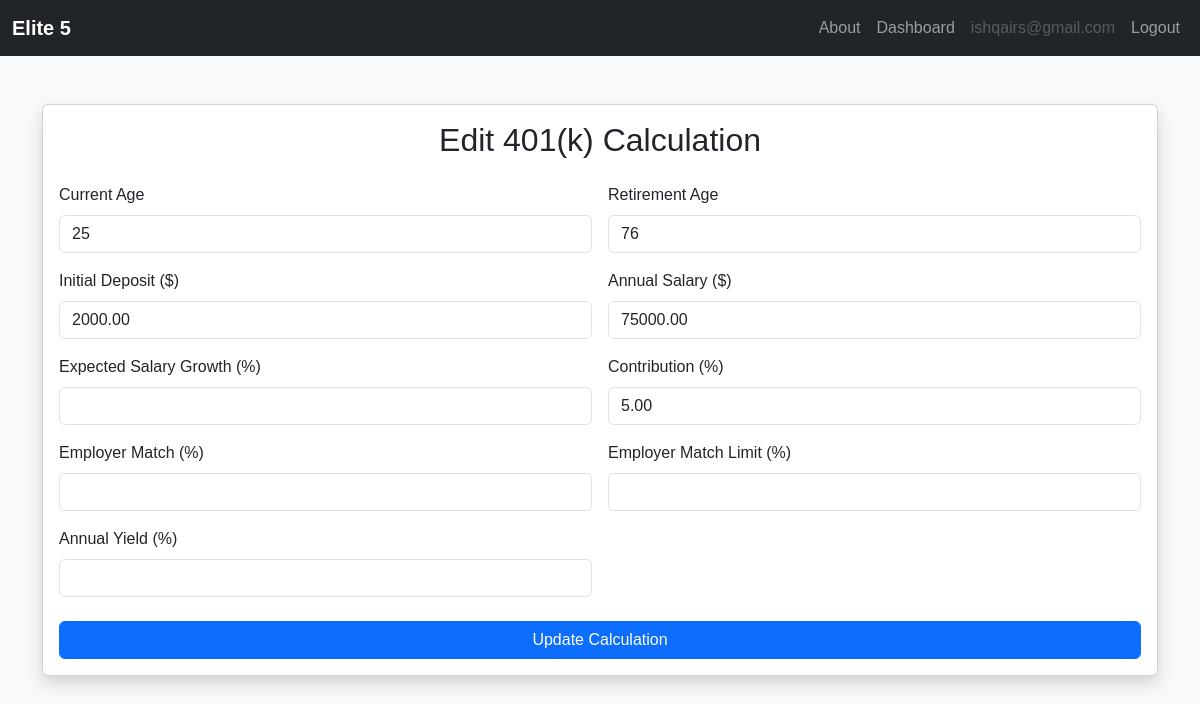
The app's page /401k-history/edit/76/ (signed in) with its own data.
### main/models.py (models this page shows, shortened)
class RetirementCalculation(models.Model):
    user = models.ForeignKey(User, on_delete=models.CASCADE)
    created_at = models.DateTimeField(auto_now_add=True)
    current_age = models.IntegerField()
    retirement_age = models.IntegerField()
    projected_balance = models.DecimalField(max_digits=12, decimal_places=2)
    init_deposit = models.DecimalField(max_digits=10, decimal_places=2)
    salary = models.DecimalField(max_digits=10, decimal_places=2)
    contribution = models.DecimalField(max_digits=5, decimal_places=2)
    total_employee_contrib = models.DecimalField(max_digits=12, decimal_places=2, default=0)
    total_employer_contrib = models.DecimalField(max_digits=12, decimal_places=2, default=0)

### main/views.py (the view, shortened to what this page needs)
# urls.py: path("401k-history/edit/<int:pk>/", views.edit_retirement_entry, name="edit_401k"),
@login_required
def edit_retirement_entry(request, pk):
    entry = get_object_or_404(RetirementCalculation, pk=pk, user=request.user)
    return render(request, 'main/edit_401k.html', {'entry': entry})

### main/templates/main/edit_401k.html (shortened to what this page needs)
{% extends "main/base.html" %}
{% block content %}
<div class="container py-5">
  <div class="card shadow">
    <div class="card-body">
      <h2 class="text-center mb-4">Edit 401(k) Calculation</h2>
      <form method="post">
        <div class="row g-3">
          <div class="col-md-6">
            <label for="current_age" class="form-label">Current Age</label>
            <input type="number" name="current_age" id="current_age" class="form-control" value="{{ entry.current_age }}" required>
          </div>
          <div class="col-md-6">
            <label for="retirement_age" class="form-label">Retirement Age</label>
            <input type="number" name="retirement_age" id="retirement_age" class="form-control" value="{{ entry.retirement_age }}" required>
          </div>
          <div class="col-md-6">
            <label for="init_deposit" class="form-label">Initial Deposit ($)</label>
            <input type="number" name="init_deposit" id="init_deposit" class="form-control" value="{{ entry.init_deposit }}" required>
          </div>
          <div class="col-md-6">
            <label for="salary" class="form-label">Annual Salary ($)</label>
            <input type="number" name="salary" id="salary" class="form-control" value="{{ entry.salary }}" required>
          </div>
          <div class="col-md-6">
            <label for="salary_growth_percent" class="form-label">Expected Salary Growth (%)</label>
            <input type="number" step="0.01" name="salary_growth_percent" id="salary_growth_percent" class="form-control" value="{{ entry.salary_growth }}" required>
          </div>
          <div class="col-md-6">
            <label for="contribution_percent" class="form-label">Contribution (%)</label>
            <input type="number" step="0.01" name="contribution_percent" id="contribution_percent" class="form-control" value="{{ entry.contribution }}" required>
          </div>
          <div class="col-md-6">
            <label for="employer_match_percent" class="form-label">Employer Match (%)</label>
            <input type="number" step="0.01" name="employer_match_percent" id="employer_match_percent" class="form-control" value="{{ entry.employer_match_percent|default_if_none:0 }}" required>
          </div>
          <div class="col-md-6">
            <label for="employer_match_limit" class="form-label">Employer Match Limit (%)</label>
            <input type="number" step="0.01" name="employer_match_limit" id="employer_match_limit" class="form-control" value="{{ entry.employer_match_limit|default_if_none:0 }}" required>
          </div>
          <div class="col-md-6">
            <label for="annual_yield" class="form-label">Annual Yield (%)</label>
            <input type="number" step="0.01" name="annual_yield" id="annual_yield" class="form-control" value="{{ entry.yield_rate }}" required>
          </div>
        </div>
        <button type="submit" class="btn btn-primary mt-4 w-100">Update Calculation</button>
      </form>
    </div>
  </div>
</div>
{% endblock %}

### main/templates/main/base.html (shortened to what this page needs)
{% load static %}
<!DOCTYPE html>
<html lang="en">
<head>
    <link href="https://cdn.jsdelivr.net/npm/bootstrap@5.3.2/dist/css/bootstrap.min.css" rel="stylesheet">
</head>
<body>
    <nav class="navbar navbar-expand-lg navbar-dark bg-dark">
        <div class="container-fluid">
            <a class="navbar-brand" href="{% url 'landing' %}">
                {{ APPNAME|default:"Elite 5" }}
            </a>
            <div class="collapse navbar-collapse justify-content-end" id="navbarNav">
                <ul class="navbar-nav">
                    <li class="nav-item"><a class="nav-link" href="{% url 'about' %}">About</a></li>
                    <li class="nav-item"><a class="nav-link" href="{% url 'dashboard' %}">Dashboard</a></li>
                    {% if user.is_authenticated %}
                        <li class="nav-item"><span class="nav-link disabled">{{ user.username }}</span></li>
                        <li class="nav-item"><a class="nav-link" href="{% url 'logout' %}">Logout</a></li>
                    {% else %}
                        <li class="nav-item"><a class="nav-link" href="{% url 'login' %}">Login</a></li>
                    {% endif %}
                </ul>
            </div>
        </div>
    </nav>
    <main>
        {% block content %}{% endblock %}
    </main>
</body>
</html>

### main/templates/main/base.html (style rules this page uses)
body { font-family: Arial, sans-serif; }
.navbar-brand { font-weight: bold; }
main { min-height: 100vh; background-color: #f8f9fa; }

### records on screen
RetirementCalculation: current_age "25", retirement_age "76", init_deposit "2000.00", salary "75000.00", contribution_percent "5.00"

### other values on screen
{{ APPNAME|default:"Elite 5" }} "Elite 5"
{{ user.username }} "ishqairs@gmail.com"
